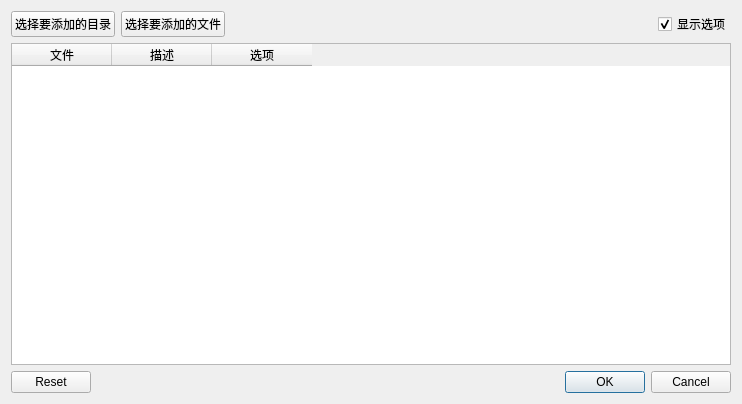
<ui version="4.0">
 <class>qSlicerDataDialog</class>
 <widget class="QDialog" name="qSlicerDataDialog">
  <property name="geometry">
   <rect>
    <x>0</x>
    <y>0</y>
    <width>742</width>
    <height>404</height>
   </rect>
  </property>
  <property name="windowTitle">
   <string>将数据添加到场景中</string>
  </property>
  <layout class="QGridLayout" name="gridLayout">
   <item row="0" column="0">
    <widget class="QPushButton" name="AddDirectoryButton">
     <property name="text">
      <string>选择要添加的目录</string>
     </property>
    </widget>
   </item>
   <item row="0" column="1">
    <widget class="QPushButton" name="AddFilesButton">
     <property name="text">
      <string>选择要添加的文件</string>
     </property>
    </widget>
   </item>
   <item row="0" column="2">
    <spacer name="horizontalSpacer">
     <property name="orientation">
      <enum>Qt::Horizontal</enum>
     </property>
     <property name="sizeHint" stdset="0">
      <size>
       <width>530</width>
       <height>20</height>
      </size>
     </property>
    </spacer>
   </item>
   <item row="1" column="0" colspan="4">
    <widget class="QTableWidget" name="FileWidget">
     <property name="alternatingRowColors">
      <bool>true</bool>
     </property>
     <property name="selectionMode">
      <enum>QAbstractItemView::NoSelection</enum>
     </property>
     <property name="selectionBehavior">
      <enum>QAbstractItemView::SelectRows</enum>
     </property>
     <property name="textElideMode">
      <enum>Qt::ElideLeft</enum>
     </property>
     <property name="horizontalScrollMode">
      <enum>QAbstractItemView::ScrollPerPixel</enum>
     </property>
     <property name="sortingEnabled">
      <bool>true</bool>
     </property>
     <property name="cornerButtonEnabled">
      <bool>false</bool>
     </property>
     <attribute name="horizontalHeaderShowSortIndicator" stdset="0">
      <bool>true</bool>
     </attribute>
     <attribute name="verticalHeaderVisible">
      <bool>false</bool>
     </attribute>
     <attribute name="verticalHeaderShowSortIndicator" stdset="0">
      <bool>false</bool>
     </attribute>
     <column>
      <property name="text">
       <string>文件</string>
      </property>
     </column>
     <column>
      <property name="text">
       <string>描述</string>
      </property>
     </column>
     <column>
      <property name="text">
       <string>选项</string>
      </property>
     </column>
    </widget>
   </item>
   <item row="2" column="0" colspan="4">
    <widget class="QDialogButtonBox" name="ButtonBox">
     <property name="orientation">
      <enum>Qt::Horizontal</enum>
     </property>
     <property name="standardButtons">
      <set>QDialogButtonBox::Cancel|QDialogButtonBox::Ok|QDialogButtonBox::Reset</set>
     </property>
    </widget>
   </item>
   <item row="0" column="3">
    <widget class="QCheckBox" name="ShowOptionsCheckBox">
     <property name="text">
      <string>显示选项</string>
     </property>
     <property name="checked">
      <bool>true</bool>
     </property>
    </widget>
   </item>
  </layout>
 </widget>
 <resources />
 <connections>
  <connection>
   <sender>ButtonBox</sender>
   <signal>accepted()</signal>
   <receiver>qSlicerDataDialog</receiver>
   <slot>accept()</slot>
   <hints>
    <hint type="sourcelabel">
     <x>248</x>
     <y>254</y>
    </hint>
    <hint type="destinationlabel">
     <x>157</x>
     <y>274</y>
    </hint>
   </hints>
  </connection>
  <connection>
   <sender>ButtonBox</sender>
   <signal>rejected()</signal>
   <receiver>qSlicerDataDialog</receiver>
   <slot>reject()</slot>
   <hints>
    <hint type="sourcelabel">
     <x>316</x>
     <y>260</y>
    </hint>
    <hint type="destinationlabel">
     <x>286</x>
     <y>274</y>
    </hint>
   </hints>
  </connection>
 </connections>
</ui>
